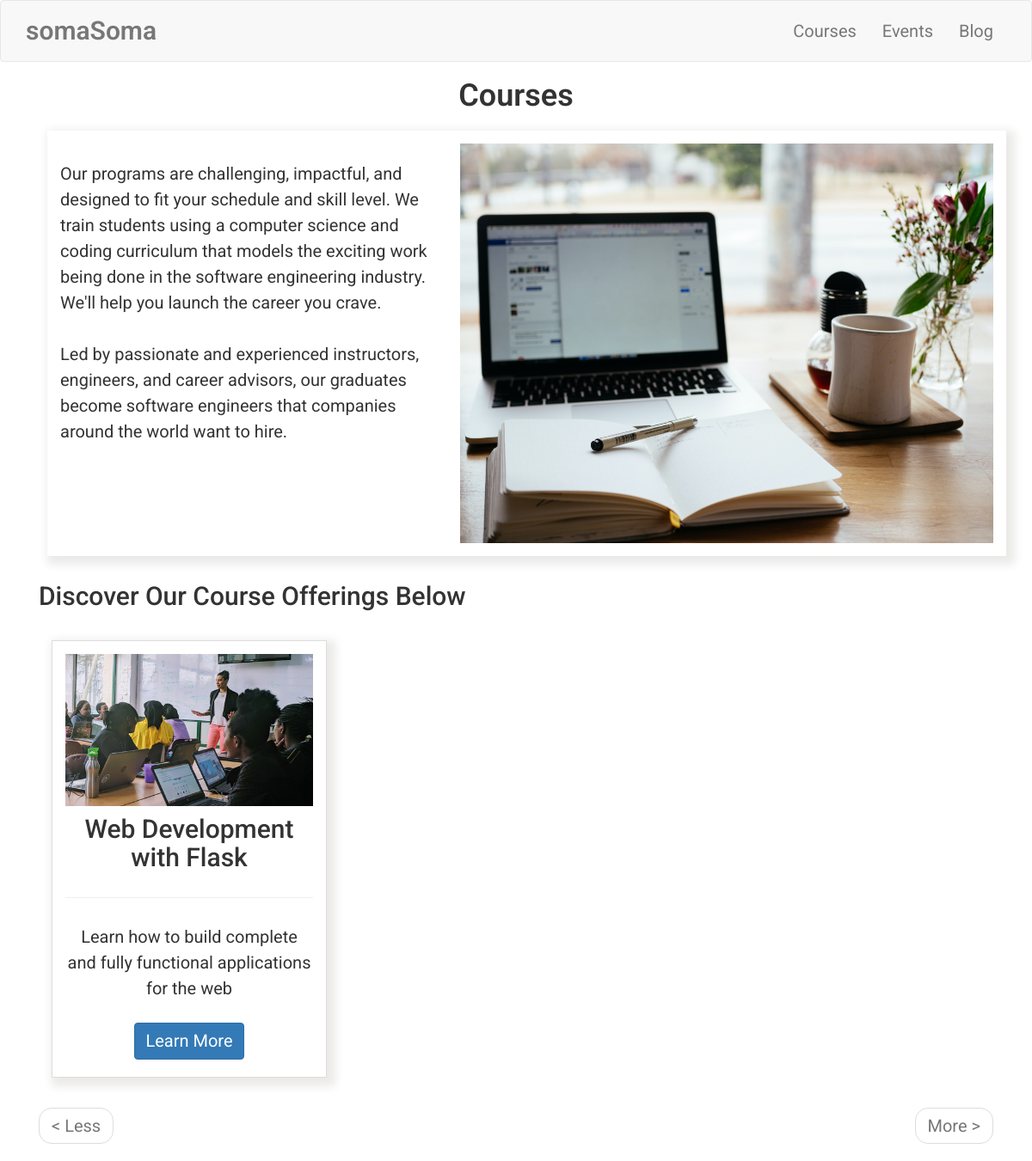
Screenshot of /courses with the database file from the repository.
### app/models.py (models this page shows, shortened)
class Courses(db.Model):
    __tablename__ = 'course'
    id = db.Column(db.Integer, primary_key=True)
    course_image = db.Column(db.String(300))
    title = db.Column(db.String(64), index=True)
    body = db.Column(db.String(300))
    overview = db.Column(db.String(300))
    timestamp = db.Column(db.DateTime, index=True, default=datetime.utcnow)
    next_class_date = db.Column(db.String(300))
    link = db.Column(db.String(300))
    allowed_status = db.Column(db.Boolean, default=False)
    admin_id = db.Column(db.Integer, db.ForeignKey('admin.id'))

### app/main/routes.py (the view)
@bp.route('/courses')
def courses():
    page = request.args.get('page', 1, type=int)
    allowed_courses = Courses.query.filter_by(
        allowed_status=True).order_by(Courses.timestamp.desc()).paginate(
        page,
        current_app.config['POSTS_PER_PAGE'],
        False
        )
    next_url = url_for(
        'main.courses',
        _anchor='courses-offerings',
        page=allowed_courses.next_num) \
        if allowed_courses.has_next else None
    prev_url = url_for(
        'main.courses',
        _anchor='courses-offerings',
        page=allowed_courses.prev_num) \
        if allowed_courses.has_prev else None
    return render_template(
        'main/anonymous-content/courses.html',
        title='Courses',
        allowed_courses=allowed_courses.items,
        next_url=next_url,
        prev_url=prev_url
        )

### app/main/routes.py (called while the page is built)
@bp.before_request
def before_request():
    if current_user.is_authenticated:
        current_user.student_last_seen = datetime.utcnow()
        db.session.commit()

### app/templates/main/anonymous-content/courses.html (shortened to what this page needs)
{% extends 'base.html' %}
{% block anonymous_app_content %}
<div class="row">
    <div class="col-sm-12 text-center">
        <h1>{{ title }}</h1>
    </div>
</div>
<div class="row courses-on-offer">
    <div class="col-sm-5">
        <p>
            Our programs are challenging, impactful, and designed to fit your schedule and skill level.
            We train students using a computer science and coding curriculum that models the exciting work being
            done in the software engineering industry. We'll help you launch the career you crave.
        </p>
        <p>
            Led by passionate and experienced instructors, engineers, and career advisors, our graduates become
            software engineers that companies around the world want to hire.
        </p>
    </div>
    <div class="col-sm-7">
        <img class="img-fluid" style="max-width: 100%; height: auto;" src="{{url_for('static', filename = 'images/courses.jpg')}}" alt="Courses">
    </div>
</div>
<div class="row" id="courses-offerings">
    <div class="col-sm-12">
        <h2>Discover Our Course Offerings Below</h2>
    </div>
</div>
<div class="row">
    {% for course in allowed_courses %}
    <div class="col-sm-4">
        <div class="card-deck">
            <div class="card">
                <img class="img-fluid" style="max-width: 100%; height: auto;" src="/{{ course.course_image }}" alt="Flask Class">
                <div class="card-body">
                    <div class="text-center">
                        <h2 class="card-title">{{ course.title }}</h2>
                        <hr>
                        <p class="card-text">
                            {{ course.body }}
                        </p>
                            <button type="button" class="btn btn-primary" data-toggle="modal" data-target="#{{ course.id }}">
                                Learn More
                            </button>
                    </div>
                </div>
            </div>
        </div>
    </div>
    {% endfor %}
</div>
<div class="row">
    <div  class="col-sm-12">
        <nav aria-label="...">
            <ul class="pager">
                <li class="previous{% if not prev_url %} disabled{% endif %}">
                    <a href="{{ prev_url or '#' }}">
                        <span aria-hidden="true">&#60;</span> Less
                    </a>
                </li>
                <li class="next{% if not next_url %} disabled{% endif %}">
                    <a href="{{ next_url or '#' }}">
                        More <span aria-hidden="true">&#62;</span>
                    </a>
                </li>
            </ul>
        </nav>
    </div>
</div>
{% endblock %}

### app/static/css/main.css (style rules this page uses)
.my-form, .card-deck { padding: 15px; border: 1px solid #ddd; margin: 15px; }
html, body { font-family: 'Roboto', sans-serif; }
h1 { padding-bottom: 10px; font-weight: 600; margin-top: 0px; padding-top: 0px; }
h2, h3, h4, h5, h6, p { margin-top: 0px; padding-top: 10px; padding-bottom: 10px; }
p, li { line-height: 30px; margin-top: 10px; margin-bottom: 10px; }
p, li, td, .btn, .btn-alt, .schedule-btn { font-size: 20px; }
.profile, .update-account, .two-factor-auth, .admin-teacher, .courses, .courses-on-offer { padding-top: 15px; padding-bottom: 15px; box-shadow: 5px 5px 10px 5px #ebeae9; margin-bottom: 20px; margin-left: 10px; }
.card-deck { box-shadow: 5px 5px 10px 5px #ebeae9; }
.btn { margin-top: 5px; margin-bottom: 5px; }

### rows the page displays
Courses: course_image (picture), title "Web Development with Flask", body "Learn how to build complete and fully functional applications for the web"

### other values shown
{{ title }} "Courses"
